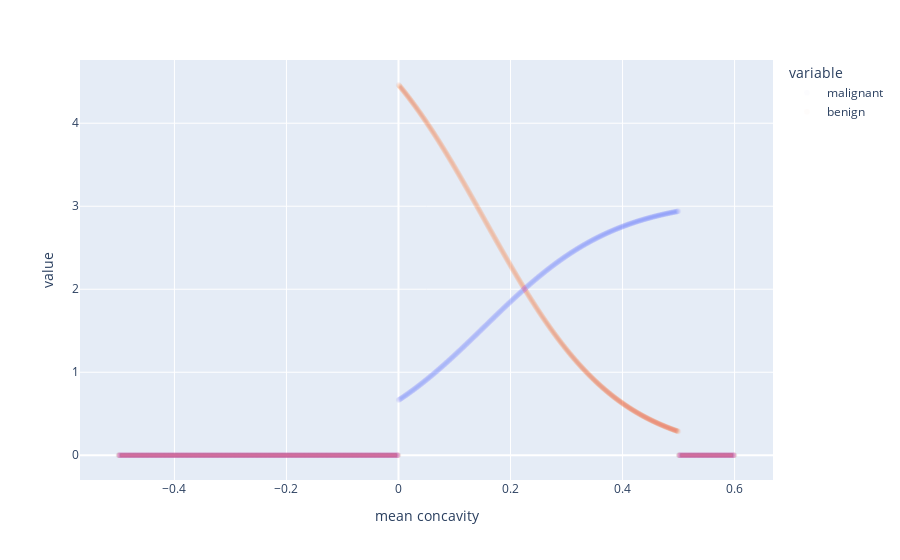

The cell this chart's notebook holds for it:
### Code cell
px.scatter(clf_pred_df, x='mean concavity', y=['malignant', 'benign']).update_traces(opacity=.01)

### Figure 1 — Plotly figure (JSON) as saved in the notebook; plotly's stock layout.template omitted (floating-point values rounded to 4 significant figures; data arrays with more than 128 entries replaced by an {"elided": "..."} marker saying what was removed)
{"data": [{"hovertemplate": "variable=malignant<br>mean concavity=%{x}<br>value=%{y}<extra></extra>", "legendgroup": "malignant", "marker": {"color": "#636efa", "symbol": "circle"}, "mode": "markers", "name": "malignant", "opacity": 0.01, "showlegend": true, "type": "scattergl", "x": {"elided": "10001 float values"}, "xaxis": "x", "y": {"elided": "10001 float values"}, "yaxis": "y"}, {"hovertemplate": "variable=benign<br>mean concavity=%{x}<br>value=%{y}<extra></extra>", "legendgroup": "benign", "marker": {"color": "#EF553B", "symbol": "circle"}, "mode": "markers", "name": "benign", "opacity": 0.01, "showlegend": true, "type": "scattergl", "x": {"elided": "10001 float values"}, "xaxis": "x", "y": {"elided": "10001 float values"}, "yaxis": "y"}], "layout": {"autosize": true, "legend": {"title": {"text": "variable"}, "tracegroupgap": 0}, "margin": {"t": 60}, "xaxis": {"anchor": "y", "autorange": true, "domain": [0, 1], "range": [-0.5664, 0.6664], "title": {"text": "mean concavity"}, "type": "linear"}, "yaxis": {"anchor": "x", "autorange": true, "domain": [0, 1], "range": [-0.3456, 4.809], "title": {"text": "value"}, "type": "linear"}}}
